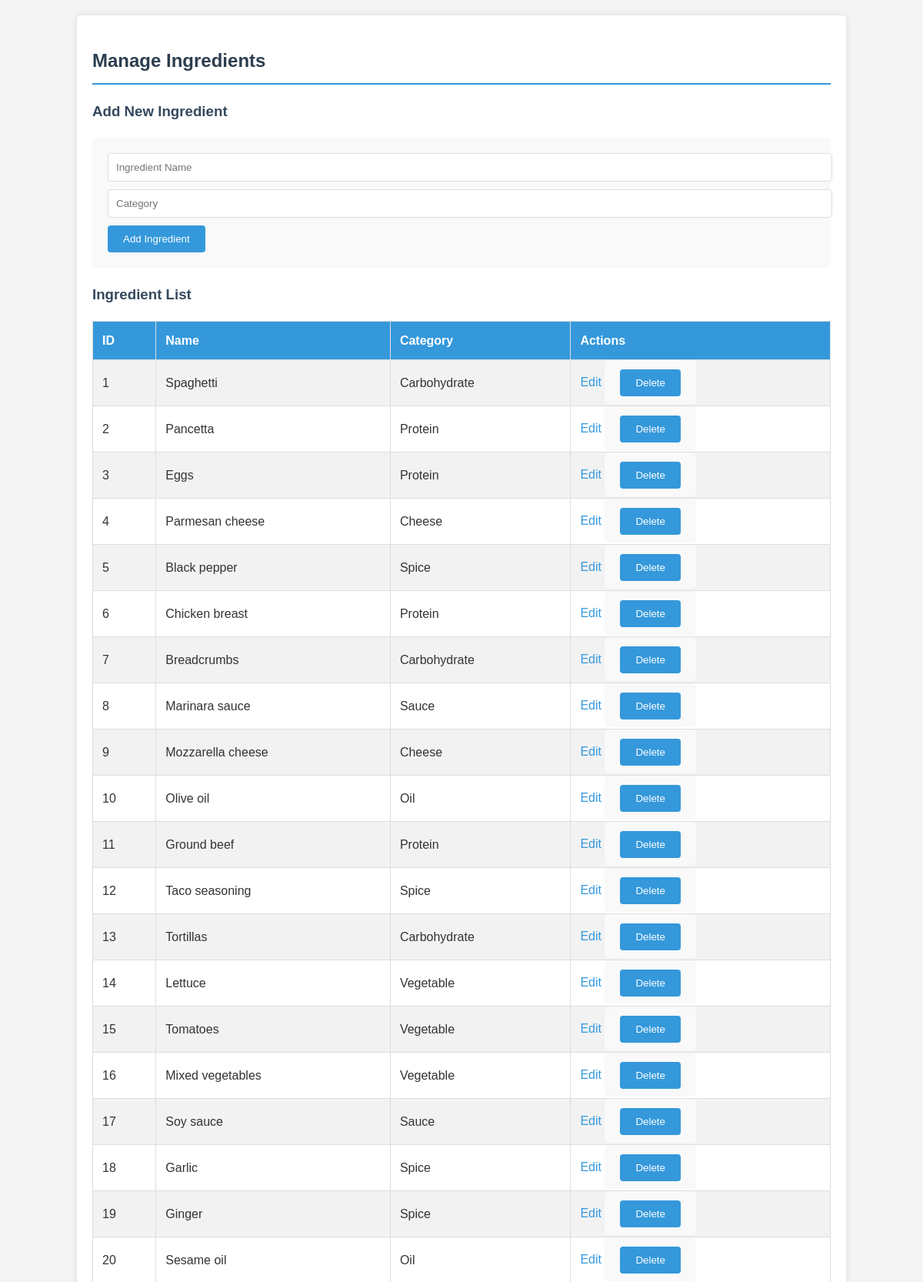
Screenshot of /admin/manage_ingredients.php (signed in, upper part) with the database file from the repository.
### tables this page shows
CREATE TABLE IF NOT EXISTS `ingredient` (
  `ingredient_id` int(11) NOT NULL AUTO_INCREMENT,
  `name` varchar(222) NOT NULL,
  `quantity` varchar(222) NOT NULL,
  `unit` varchar(222) NOT NULL,
  `category` varchar(255) NOT NULL,
  PRIMARY KEY (`ingredient_id`)
);

### admin/manage_ingredients.php (the view, shortened to what this page needs)
<?php
require_once '../Connection/db_connection.php';
function getAllIngredients($pdo) {
    $stmt = $pdo->query("SELECT ingredient_id, name, IFNULL(category, '') as category FROM ingredient ORDER BY ingredient_id");
    return $stmt->fetchAll(PDO::FETCH_ASSOC);
}
$ingredients = getAllIngredients($pdo);
?>
<!DOCTYPE html>
<html lang="en">
<head>
    <link rel="stylesheet" href="styles.css">
</head>
<body>
    <div class="container">
        <h2>Manage Ingredients</h2>
        <h3>Add New Ingredient</h3>
        <form method="post">
            <input type="text" name="name" placeholder="Ingredient Name" required>
            <input type="text" name="category" placeholder="Category" required>
            <button type="submit" name="add">Add Ingredient</button>
        </form>
        <h3>Ingredient List</h3>
        <table>
            <tr>
                <th>ID</th>
                <th>Name</th>
                <th>Category</th>
                <th>Actions</th>
            </tr>
            <?php foreach ($ingredients as $ingredient): ?>
            <tr>
                <td><?php echo $ingredient['ingredient_id']; ?></td>
                <td><?php echo htmlspecialchars($ingredient['name']); ?></td>
                <td><?php echo htmlspecialchars($ingredient['category'] ?? ''); ?></td>
                <td>
                    <a href="edit_ingredient.php?id=<?php echo $ingredient['ingredient_id']; ?>">Edit</a>
                    <form method="post" style="display:inline;">
                        <button type="submit" name="delete" onclick="return confirm('Are you sure you want to delete this ingredient?');">Delete</button>
                    </form>
                </td>
            </tr>
            <?php endforeach; ?>
        </table>
    </div>
</body>
</html>

### admin/styles.css (style rules this page uses)
body { font-family: Arial, sans-serif; line-height: 1.6; color: #333; margin: 0; padding: 0; background-color: #f4f4f4; }
.container { width: 80%; margin: auto; overflow: hidden; padding: 20px; background-color: #fff; box-shadow: 0 0 10px rgba(0, 0, 0, 0.1); margin-top: 20px; border-radius: 5px; }
h2 { color: #2c3e50; border-bottom: 2px solid #3498db; padding-bottom: 10px; }
h3 { color: #34495e; }
table { width: 100%; border-collapse: collapse; margin-bottom: 20px; }
table, th, td { border: 1px solid #ddd; }
th, td { padding: 12px; text-align: left; }
th { background-color: #3498db; color: #fff; }
tr:nth-child(even) { background-color: #f2f2f2; }
a { color: #3498db; text-decoration: none; }
form { background-color: #f9f9f9; padding: 20px; border-radius: 5px; margin-bottom: 20px; }
input[type="text"], input[type="number"], input[type="file"], textarea { width: 100%; padding: 10px; margin-bottom: 10px; border: 1px solid #ddd; border-radius: 4px; }
button { background-color: #3498db; color: #fff; padding: 10px 20px; border: none; border-radius: 4px; cursor: pointer; }

### rows the page displays
ingredient: ingredient_id "1", name "Spaghetti", category "Carbohydrate"
ingredient: ingredient_id "2", name "Pancetta", category "Protein"
ingredient: ingredient_id "3", name "Eggs", category "Protein"
ingredient: ingredient_id "4", name "Parmesan cheese", category "Cheese"
ingredient: ingredient_id "5", name "Black pepper", category "Spice"
ingredient: ingredient_id "6", name "Chicken breast", category "Protein"
ingredient: ingredient_id "7", name "Breadcrumbs", category "Carbohydrate"
ingredient: ingredient_id "8", name "Marinara sauce", category "Sauce"
ingredient: ingredient_id "9", name "Mozzarella cheese", category "Cheese"
ingredient: ingredient_id "10", name "Olive oil", category "Oil"
ingredient: ingredient_id "11", name "Ground beef", category "Protein"
ingredient: ingredient_id "12", name "Taco seasoning", category "Spice"
ingredient: ingredient_id "13", name "Tortillas", category "Carbohydrate"
ingredient: ingredient_id "14", name "Lettuce", category "Vegetable"
ingredient: ingredient_id "15", name "Tomatoes", category "Vegetable"
ingredient: ingredient_id "16", name "Mixed vegetables", category "Vegetable"
ingredient: ingredient_id "17", name "Soy sauce", category "Sauce"
ingredient: ingredient_id "18", name "Garlic", category "Spice"
ingredient: ingredient_id "19", name "Ginger", category "Spice"
ingredient: ingredient_id "20", name "Sesame oil", category "Oil"
